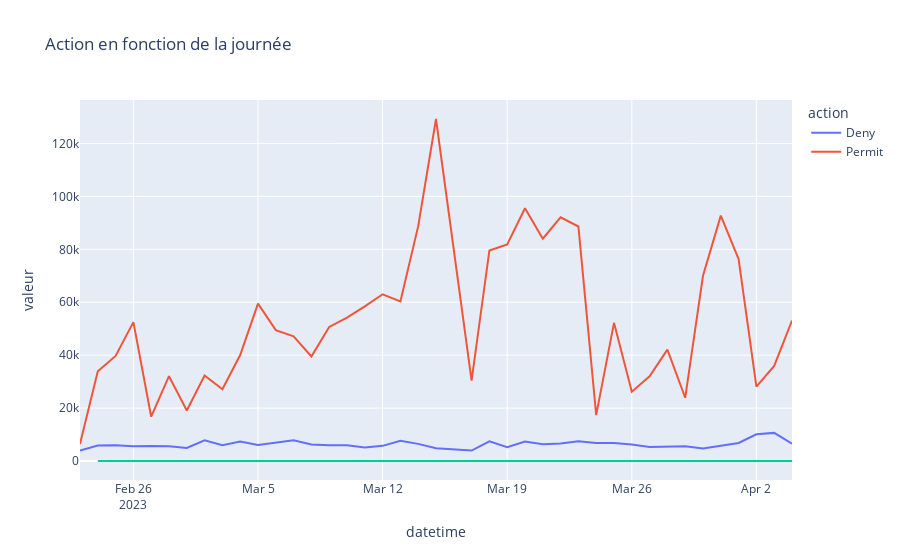

Notebook code for this chart:
### Code cell
# Graphique 9 : Nombre d'action par jour 

df_daily = df.groupby([df['datetime'].dt.date,"action"]).size()
df_daily  = pd.DataFrame(df_daily.reset_index())

df_daily.columns= ["datetime","action","valeur"]

fig_date_action = px.line(df_daily,x="datetime", y="valeur", color="action", title="Action en fonction de la journée")
fig_date_action.show()

### Figure 1 — Plotly figure (JSON) as saved in the notebook; plotly's stock layout.template omitted (floating-point values rounded to 4 significant figures)
{"data": [{"hovertemplate": "action=Deny<br>datetime=%{x}<br>valeur=%{y}<extra></extra>", "legendgroup": "Deny", "line": {"color": "#636efa", "dash": "solid"}, "marker": {"symbol": "circle"}, "mode": "lines", "name": "Deny", "orientation": "v", "showlegend": true, "type": "scatter", "x": ["2023-02-23", "2023-02-24", "2023-02-25", "2023-02-26", "2023-02-27", "2023-02-28", "2023-03-01", "2023-03-02", "2023-03-03", "2023-03-04", "2023-03-05", "2023-03-06", "2023-03-07", "2023-03-08", "2023-03-09", "2023-03-10", "2023-03-11", "2023-03-12", "2023-03-13", "2023-03-14", "2023-03-15", "2023-03-17", "2023-03-18", "2023-03-19", "2023-03-20", "2023-03-21", "2023-03-22", "2023-03-23", "2023-03-24", "2023-03-25", "2023-03-26", "2023-03-27", "2023-03-28", "2023-03-29", "2023-03-30", "2023-03-31", "2023-04-01", "2023-04-02", "2023-04-03", "2023-04-04"], "xaxis": "x", "y": [3985, 5887, 5954, 5557, 5700, 5538, 4935, 7793, 5963, 7355, 6070, 7103, 7854, 6239, 5941, 5991, 5062, 5727, 7672, 6480, 4792, 3931, 7437, 5171, 7368, 6367, 6603, 7426, 6787, 6833, 6232, 5281, 5424, 5609, 4705, 5735, 6795, 10104, 10628, 6585], "yaxis": "y"}, {"hovertemplate": "action=Permit<br>datetime=%{x}<br>valeur=%{y}<extra></extra>", "legendgroup": "Permit", "line": {"color": "#EF553B", "dash": "solid"}, "marker": {"symbol": "circle"}, "mode": "lines", "name": "Permit", "orientation": "v", "showlegend": true, "type": "scatter", "x": ["2023-02-23", "2023-02-24", "2023-02-25", "2023-02-26", "2023-02-27", "2023-02-28", "2023-03-01", "2023-03-02", "2023-03-03", "2023-03-04", "2023-03-05", "2023-03-06", "2023-03-07", "2023-03-08", "2023-03-09", "2023-03-10", "2023-03-11", "2023-03-12", "2023-03-13", "2023-03-14", "2023-03-15", "2023-03-17", "2023-03-18", "2023-03-19", "2023-03-20", "2023-03-21", "2023-03-22", "2023-03-23", "2023-03-24", "2023-03-25", "2023-03-26", "2023-03-27", "2023-03-28", "2023-03-29", "2023-03-30", "2023-03-31", "2023-04-01", "2023-04-02", "2023-04-03", "2023-04-04"], "xaxis": "x", "y": [6422, 33888, 39685, 52481, 16738, 32050, 19080, 32312, 27086, 40054, 59471, 49458, 47131, 39480, 50655, 54149, 58441, 63006, 60294, 88756, 129242, 30385, 79561, 81871, 95502, 83988, 92076, 88615, 17352, 52206, 26187, 32020, 42074, 23897, 70008, 92732, 76297, 28144, 35947, 53055], "yaxis": "y"}, {"hovertemplate": "action=<br>datetime=%{x}<br>valeur=%{y}<extra></extra>", "legendgroup": "", "line": {"color": "#00cc96", "dash": "solid"}, "marker": {"symbol": "circle"}, "mode": "lines", "name": "", "orientation": "v", "showlegend": false, "type": "scatter", "x": ["2023-02-24", "2023-02-25", "2023-02-26", "2023-02-27", "2023-03-02", "2023-03-03", "2023-03-04", "2023-03-06", "2023-03-07", "2023-03-09", "2023-03-10", "2023-03-11", "2023-03-13", "2023-03-14", "2023-03-15", "2023-03-18", "2023-03-19", "2023-03-21", "2023-03-23", "2023-03-24", "2023-03-25", "2023-03-26", "2023-03-27", "2023-03-28", "2023-03-29", "2023-03-30", "2023-03-31", "2023-04-01", "2023-04-02", "2023-04-03", "2023-04-04"], "xaxis": "x", "y": [1, 1, 2, 1, 1, 2, 1, 2, 1, 1, 1, 2, 1, 1, 1, 1, 1, 1, 1, 1, 1, 1, 1, 1, 1, 1, 1, 1, 1, 1, 1], "yaxis": "y"}], "layout": {"legend": {"title": {"text": "action"}, "tracegroupgap": 0}, "title": {"text": "Action en fonction de la journée"}, "xaxis": {"anchor": "y", "domain": [0, 1], "title": {"text": "datetime"}}, "yaxis": {"anchor": "x", "domain": [0, 1], "title": {"text": "valeur"}}}}
